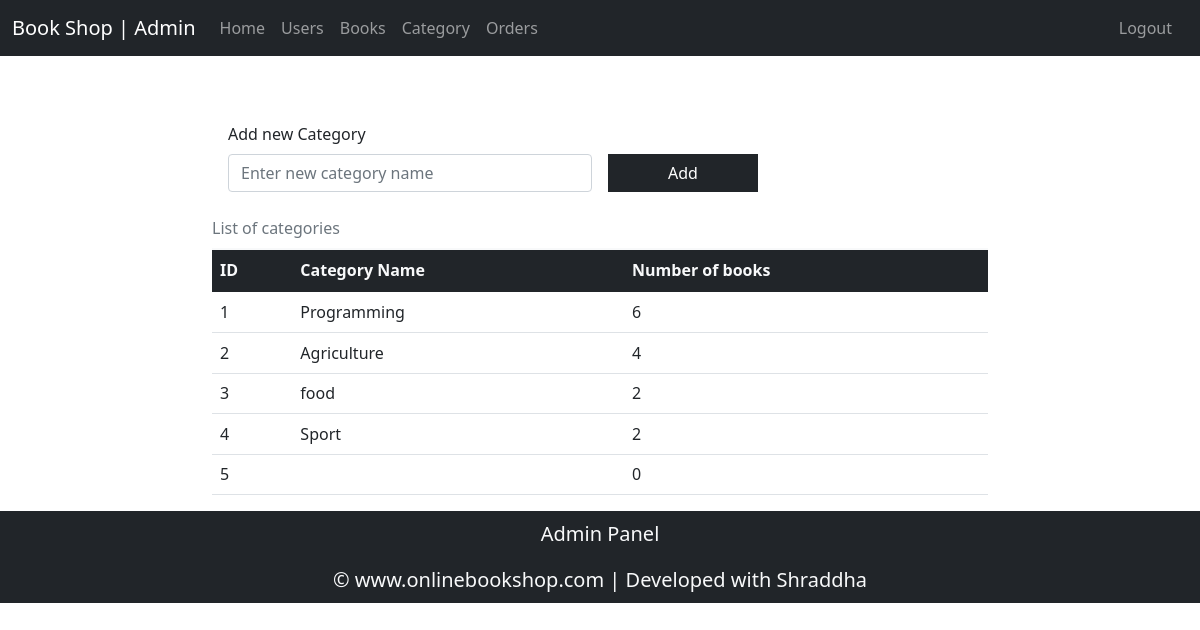
Screenshot of /admin/category.php (signed in) with the database file from the repository.
### tables this page shows
CREATE TABLE `category` (
  `id` int(11) NOT NULL,
  `name` varchar(100) NOT NULL,
  `total_books` int(11) NOT NULL DEFAULT 0
);

### admin/category.php (the view, shortened to what this page needs)
<?php include('header.php');
include "../db/config.php";
?>
<div class="container" style="max-width: 800px; padding-top: 50px;" >
                <form method="post" action="<?php echo htmlspecialchars($_SERVER["PHP_SELF"]);?>" class="row g-3 needs-validation p-3" novalidate>
                    <div class="col-md-6" style="margin-left:0;">
                      <label for="validationCustom01" class="form-label">Add new Category</label>
                      <input type="text" name="category" placeholder="Enter new category name" class="form-control" id="validationCustom01"  required>
                    </div>
                    <div class="col-md-2">
                        <button style="width: 150px;" class="square btn btn-block btn-dark" type="submit">Add</button>
                    </div>
                  </form>
<div class="table-responsive">
<table class="table  caption-top">
  <caption>List of categories</caption>
  <thead class="bg-dark text-light">
    <tr>
      <th scope="col">ID</th>
      <th scope="col">Category Name</th>
      <th scope="col">Number of books</th>
    </tr>
  </thead>
  <tbody>
     <?php
     $sql = "SELECT * FROM category";
     $res = mysqli_query($conn, $sql);
     if($res == TRUE)
     {
         $count = mysqli_num_rows($res);
         if($count > 0)
         {
             while($rows = mysqli_fetch_assoc($res) )
             {
                 $id = $rows['id'];
                 $name = $rows['name'];
                 $r = mysqli_fetch_assoc(mysqli_query($conn, "select count(*) as c from books where category_id = $id"));
                 ?>
                     <tr>
                         <td><?php echo $id; ?></td>
                         <td><?php echo $name; ?></td>
                         <td><?php echo $r['c']; ?></td>
                    <tr>
                <?php
             }
            }
        }
        ?>
  </tbody>
</table>
    </div>
</div>
<?php include('footer.php')  ?>

### css/style.css (style rules this page uses)
* { margin: 0; padding: 0; box-sizing: border-box; }
.square { border-radius: 0 !important; }

### rows the page displays
category: id "1", name "Programming", c "6"
category: id "2", name "Agriculture", c "4"
category: id "3", name "food", c "2"
category: id "4", name "Sport", c "2"
category: id "5", c "0"
